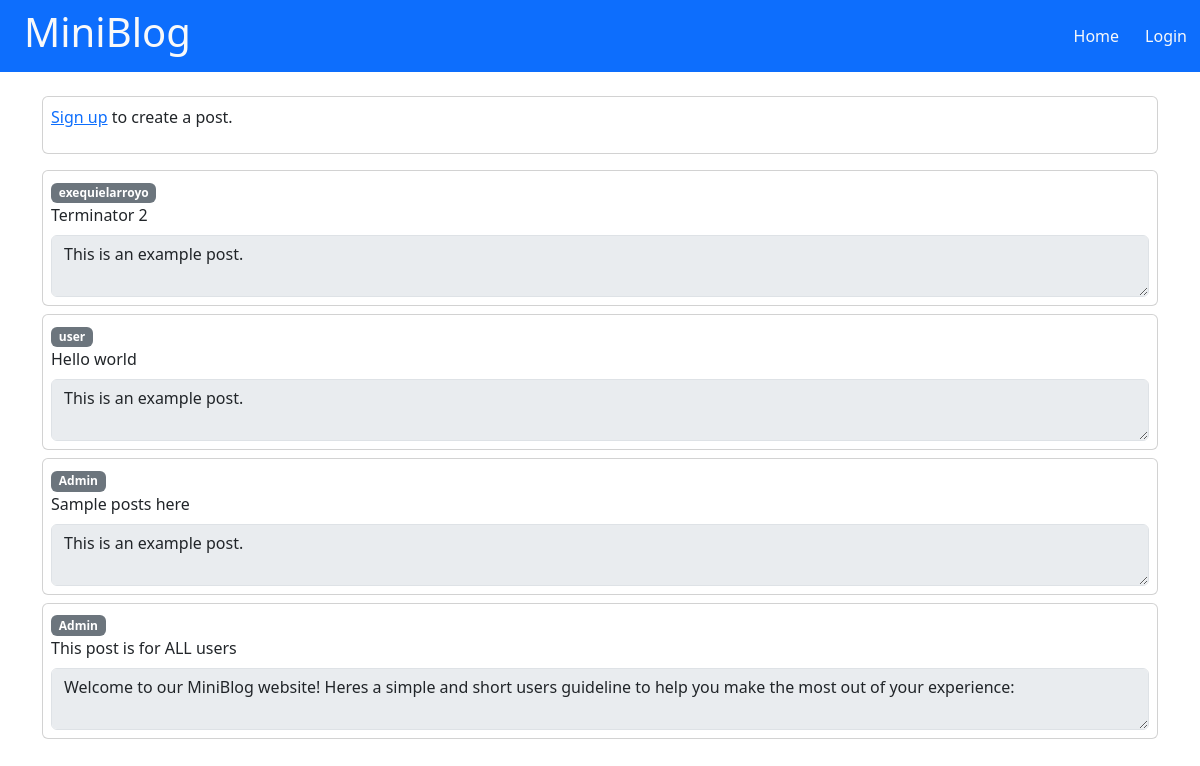
Before: / with the older database file.
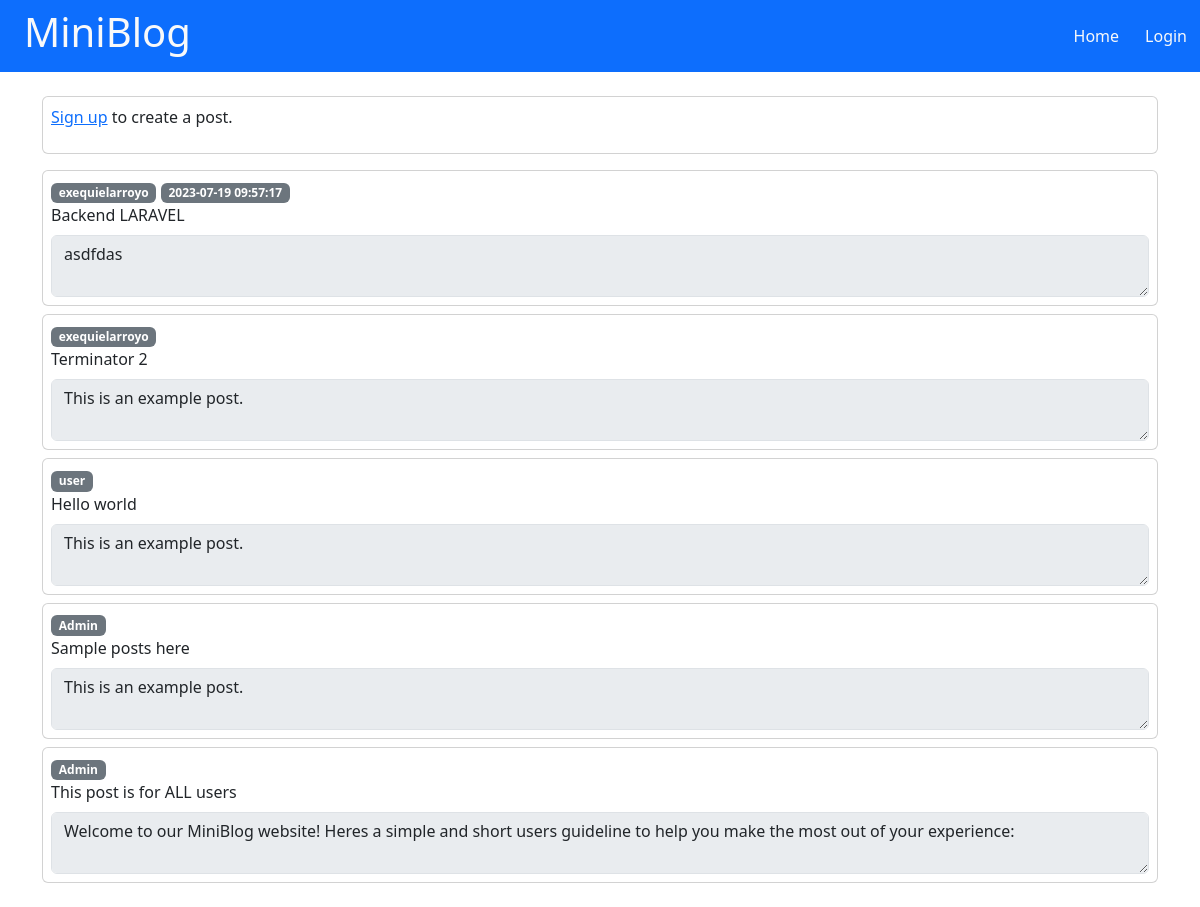
After: the same page with the newer database file.
### tables this page shows
CREATE TABLE `posts` (
  `id` int(11) NOT NULL AUTO_INCREMENT COMMENT 'Primary Key',
  `title` varchar(255) DEFAULT NULL,
  `content` text DEFAULT NULL,
  `users_id` int(11) DEFAULT NULL,
  `created_at` datetime DEFAULT NULL,
  PRIMARY KEY (`id`),
  KEY `users_id` (`users_id`),
  CONSTRAINT `posts_ibfk_1` FOREIGN KEY (`users_id`) REFERENCES `users` (`id`)
);

CREATE TABLE `users` (
  `id` int(11) NOT NULL AUTO_INCREMENT COMMENT 'Primary Key',
  `username` varchar(255) DEFAULT NULL,
  `email` varchar(255) DEFAULT NULL,
  `password` varchar(255) DEFAULT NULL,
  PRIMARY KEY (`id`)
);

### index.php (the view, shortened to what this page needs)
<?php
include "components/header.php";
$result = mysqli_query($connection, "SELECT p.*, u.username FROM posts p JOIN users u ON p.users_id=u.id ORDER BY id DESC;");
$posts = mysqli_fetch_all($result, MYSQLI_ASSOC);
?>
<div class="container my-4 ">
    <div class="card p-2 w-100 mb-3">
        <?php
        if (isset($_SESSION['loggedin'])) {
            ?>
            <a href="create-post.php" class="btn btn-link">Create new post.</a>
            <?php
        } else {
            ?>
            <p><a href="registration.php">Sign up</a> to create a post.</p>
            <?php
        }
        ?>
    </div>
    <div class="d-flex flex-column gap-2 ">
        <?php
        foreach ($posts as $item): ?>
            <div class="card p-2 w-100">
                <div>
                    <span class="badge bg-secondary">
                        <?php echo $item['username'] ?>
                    </span>
                    <?php if ($item['created_at']) {
                        ?>
                        <span class="badge bg-secondary date">
                            <?php echo $item['created_at']; ?>
                        </span>
                        <?php
                    } ?>
                </div>
                <?php echo $item['title'] ?>
                <div class="text-secondary mt-2">
                    <textarea disabled class="form-control w-100"><?php echo $item['content'] ?></textarea>
                </div>
            </div>
        <?php endforeach; ?>
    </div>
</div>
<?php include 'components/footer.php' ?>

### components/header.php (shortened to what this page needs)
<!DOCTYPE html>
<html lang="en">
<head>
    <link href="https://cdn.jsdelivr.net/npm/bootstrap@5.3.0/dist/css/bootstrap.min.css" rel="stylesheet"
>
    <link href="https://cdn.jsdelivr.net/npm/bootstrap@5.3.0/dist/css/bootstrap.min.css" rel="stylesheet"
>
</head>
<body>
    <div class="bg-primary d-flex justify-content-between">
        <h1 class="text-light px-4 py-2">MiniBlog</h1>
        <div class="d-flex align-items-center ">
            <?php if (!empty($username)) {
                echo "<a class='btn btn-outline-primary text-light fw-bold'>Hi $username!</a>";
                echo "<a href='index.php' class='btn btn-outline-primary text-light '>Home</a>";
                echo "<form action='logout.php' method='post'>
                <button type='submit' class='btn btn-outline-primary text-light'>Logout</button>
            </form>";
            } else {
                echo "<a href='index.php' class='btn btn-outline-primary text-light '>Home</a>";
                echo "<a href='login.php' class='btn btn-outline-primary text-light '>Login</a>";
            } ?>
        </div>
    </div>

### components/footer.php (shortened to what this page needs)
</body>
</html>

Changed rows visible on the page:
added posts: users.username "exequielarroyo", created_at "2023-07-19 09:57:17", title "Backend LARAVEL", content "asdfdas"
